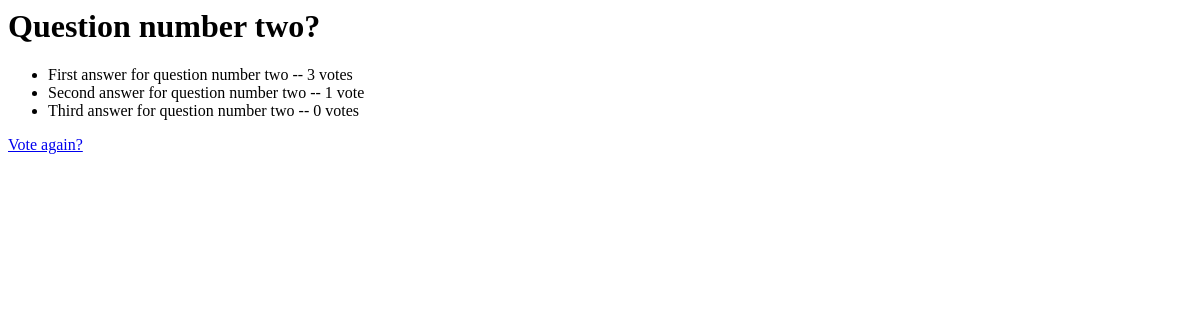
The page /polls/2/results/ on the database as committed earlier.
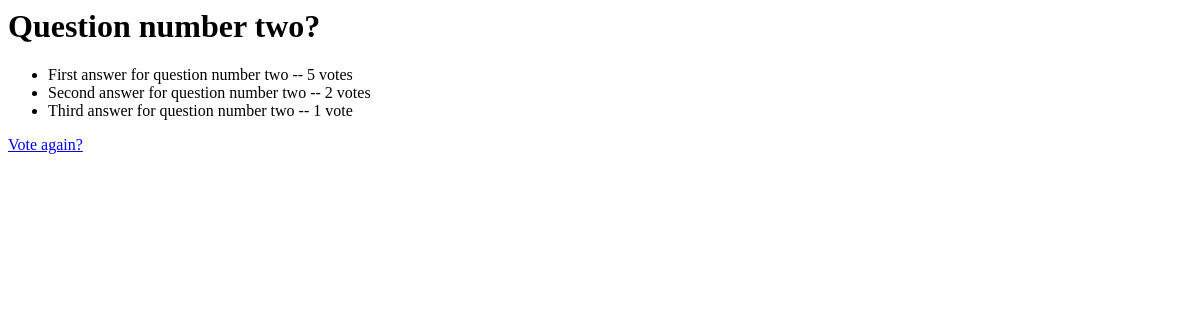
The same page on the database as committed later.
### polls/models.py (models this page shows, shortened)
class Question(models.Model):
    question_text = models.CharField(max_length=200)
    pub_date = models.DateTimeField('date published')
    def was_published_recently(self):
        now = timezone.now()
        return now - datetime.timedelta(days=1) <= self.pub_date <= now
    was_published_recently.admin_order_field = 'pub_date'
    was_published_recently.boolean = True
    was_published_recently.short_description = 'Published recently?'

class Choice(models.Model):
    question = models.ForeignKey(Question)
    choice_text = models.CharField(max_length=200)
    votes = models.IntegerField(default=0)

### polls/views.py (the view)
# urls.py: url(r'^(?P<pk>[0-9]+)/results/$', views.ResultsView.as_view(), name='results'),
class ResultsView(generic.DetailView):
    model = Question
    template_name = 'polls/results.html'

### polls/templates/polls/results.html
<h1>{{ question.question_text }}</h1>
<ul>
{% for choice in question.choice_set.all %}
    <li>{{ choice.choice_text }} -- {{ choice.votes }} vote{{ choice.votes|pluralize }}</li>
{% endfor %}
</ul>
<a href="{% url 'polls:detail' question.id %}">Vote again?</a>

Rows that differ between the two databases and show on the page:
changed Choice "First answer for question number two": votes "3" → "5"
changed Choice "Second answer for question number two": votes "1" → "2"
changed Choice "Third answer for question number two": votes "0" → "1"
